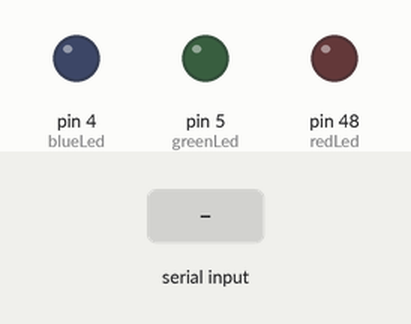
Bench run of a sketch on a simulated Arduino Mega 2560, built with avr-gcc and run on an emulated ATmega2560. Shown: output pins drawn as LEDs (lit = HIGH). The inputs (shaded band) are chosen by the test bench.

Above: at 1.2 s.
1.3 s: "R" received over Serial
At 1.9 s:
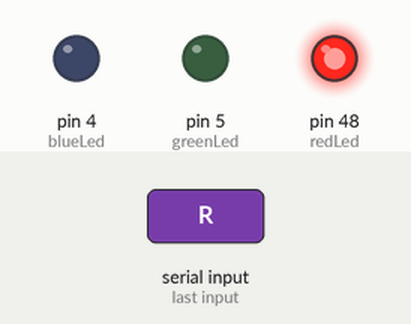
2.8 s: "G" received over Serial
At 3.1 s:
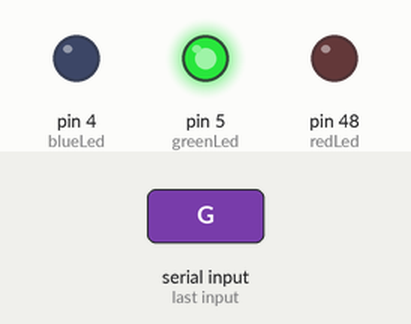
4.3 s: "B" received over Serial
At 5.4 s:
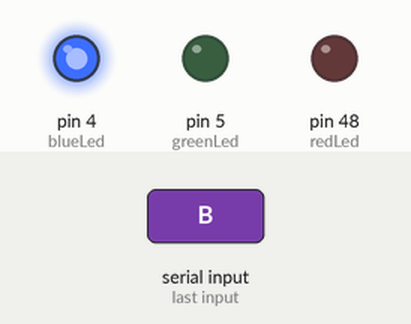
Timing chart, 0 to 7.3 s (numbered marks = the images above; inputs shaded):
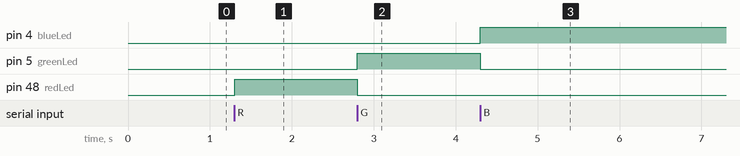

Measured:
- after the input at 1.3 s, pin 48 (redLed): LOW → HIGH at once
- after the input at 2.8 s, pin 5 (greenLed): LOW → HIGH at once; pin 48 (redLed): HIGH → LOW at once
- after the input at 4.3 s, pin 4 (blueLed): LOW → HIGH at once; pin 5 (greenLed): HIGH → LOW at once

The sketch:

led_serial_monitor_input.ino.ino
```cpp
const int redLed = 48;    // Red LED connected to digital pin 9
const int greenLed = 5; // Green LED connected to digital pin 10
const int blueLed = 4;
const int gnd = 49;

void setup() {
  Serial.begin(9600);
  pinMode(redLed, OUTPUT);
  pinMode(greenLed, OUTPUT);
  pinMode(blueLed, OUTPUT);
  pinMode(gnd,OUTPUT);
}

void loop()
{
  if (Serial.available() > 0)
  {
    char color = Serial.read();
    switch (color)
    {
      case 'R':
      digitalWrite(redLed,HIGH);
      digitalWrite(greenLed,LOW);
      digitalWrite(blueLed,LOW);
      delay(1000);
        break;
      case 'G':
      digitalWrite(redLed,LOW);
      digitalWrite(greenLed,HIGH);
      digitalWrite(blueLed,LOW);
      delay(1000);
        break;
      case 'B':
      digitalWrite(redLed,LOW);
      digitalWrite(greenLed,LOW);
      digitalWrite(blueLed,HIGH);
      delay(1000);
        break;
      default:
        Serial.println("Invalid color");
    }
  }
}
```
